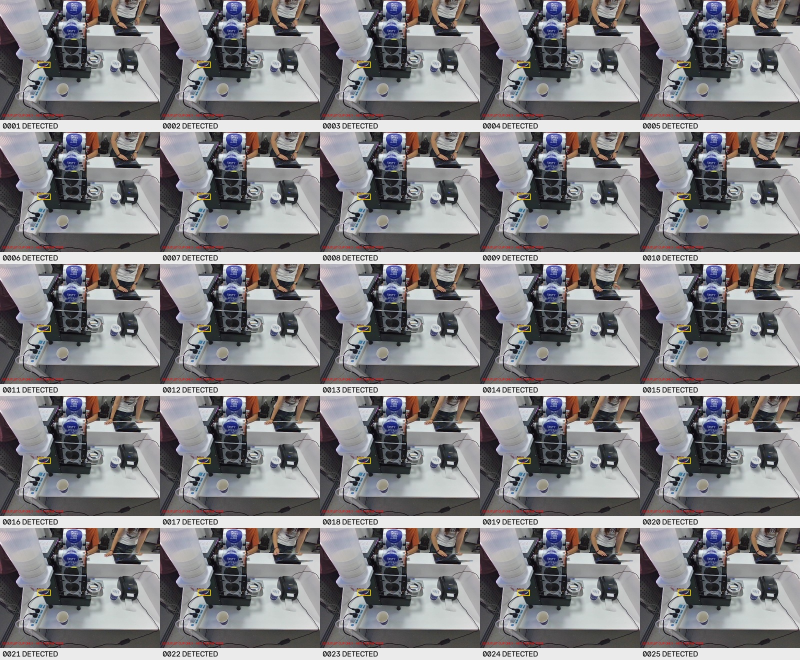
#> input picture artifacts/cup-perception-v6-20261008/full-frame-grid-1.jpg, 1600 x 1320 px (shown at 1/2 size)
$ python -i recognize.py   (imports and definitions only)   (older library calls are emulated)
#> lines starting #> are read from the running program, lines starting #| are printed output that depends on the picture
"""New-camera reference-bank detection; never a robot command or grasp pose.

Only real-frame station registration plus independent local cup verification may
produce a 2D candidate. Camera identity, stale frames and depth are not inferred.
"""
import hashlib,json,time,argparse
from pathlib import Path
import cv2
import numpy as np
from collections import deque
from observed_rim import detect as detect_observed_rim

ROOT=Path(__file__).resolve().parent

def project(points,matrix):
    return cv2.perspectiveTransform(np.array(points,np.float64)[None],matrix)[0]

def corners(box):
    a,b,c,d=box
    return np.float64([[a,b],[c,b],[c,d],[a,d]])

# [5 lines left out: function ncc, not called in this run]

def edges(image):
    image=cv2.GaussianBlur(image,(3,3),0)
    return cv2.magnitude(cv2.Sobel(image,cv2.CV_32F,1,0),cv2.Sobel(image,cv2.CV_32F,0,1))

class StabilityGate:
    """Three distinct new frames; no stale/duplicate/invalid-frame persistence."""
    def __init__(self):
        self.points=deque(maxlen=3);self.last_id=None;self.last_time=None

    # [16 lines left out: function update, not called in this run]

class Detector:
    # [207 lines left out: functions __init__, register, register_features, match, match_direct_rim, predict and 1 more, not called in this run]

# [6 lines not run here, left out]

>>> import cv2
>>> picture = cv2.imread('full-frame-grid-1.jpg')
#> picture is the input picture: shape (1320, 1600, 3); mean B, G, R 132, 129.1, 130.2
>>> result = edges(picture)
#> in edges, `return cv2.magnitude(cv2.Sobel(image,cv2.CV_32F,1,0),cv2.Sobel(image,c..`:
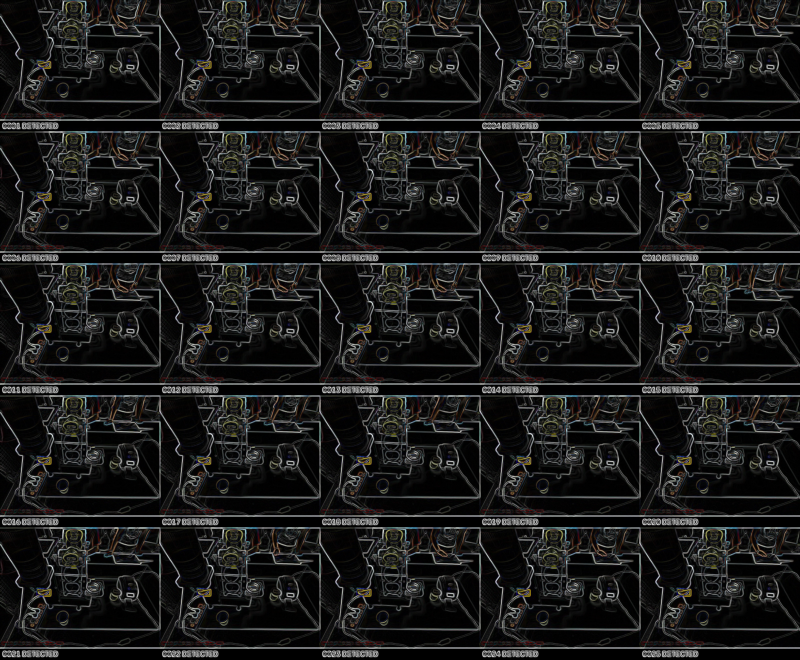
#> returned value: shape (1320, 1600, 3) float32 (shown at 1/2 size); mean of channels 0, 1, 2 69.6, 71.2, 71.4; drawn with min black and max white
